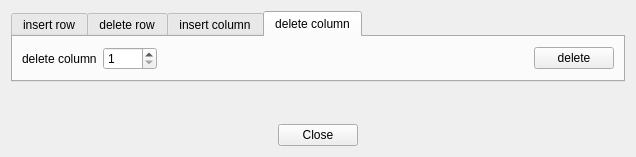
<?xml version="1.0" encoding="UTF-8"?>
<ui version="4.0">
 <class>InsertDeleteRowColumnWidget</class>
 <widget class="QDialog" name="InsertDeleteRowColumnWidget">
  <property name="geometry">
   <rect>
    <x>0</x>
    <y>0</y>
    <width>636</width>
    <height>157</height>
   </rect>
  </property>
  <property name="windowTitle">
   <string>insert/delete rows and columns</string>
  </property>
  <layout class="QVBoxLayout" name="verticalLayout_2">
   <item>
    <layout class="QVBoxLayout" name="verticalLayout">
     <item>
      <widget class="QTabWidget" name="tabWidget">
       <property name="currentIndex">
        <number>3</number>
       </property>
       <widget class="QWidget" name="tab">
        <attribute name="title">
         <string>insert row</string>
        </attribute>
        <layout class="QHBoxLayout" name="horizontalLayout_2">
         <item>
          <layout class="QHBoxLayout" name="horizontalLayout">
           <item>
            <widget class="QLabel" name="label">
             <property name="text">
              <string>insert</string>
             </property>
            </widget>
           </item>
           <item>
            <widget class="QSpinBox" name="numInsertRows">
             <property name="minimum">
              <number>1</number>
             </property>
            </widget>
           </item>
           <item>
            <widget class="QLabel" name="label_2">
             <property name="text">
              <string>rows</string>
             </property>
            </widget>
           </item>
           <item>
            <widget class="QComboBox" name="insertRowMode">
             <item>
              <property name="text">
               <string>below</string>
              </property>
             </item>
             <item>
              <property name="text">
               <string>above</string>
              </property>
             </item>
            </widget>
           </item>
           <item>
            <widget class="QLabel" name="label_3">
             <property name="text">
              <string>row</string>
             </property>
            </widget>
           </item>
           <item>
            <widget class="QSpinBox" name="insertRowPivot">
             <property name="minimum">
              <number>1</number>
             </property>
             <property name="maximum">
              <number>1000</number>
             </property>
            </widget>
           </item>
           <item>
            <spacer name="horizontalSpacer">
             <property name="orientation">
              <enum>Qt::Horizontal</enum>
             </property>
             <property name="sizeHint" stdset="0">
              <size>
               <width>40</width>
               <height>20</height>
              </size>
             </property>
            </spacer>
           </item>
           <item>
            <widget class="QPushButton" name="insertRowButton">
             <property name="text">
              <string>insert</string>
             </property>
            </widget>
           </item>
          </layout>
         </item>
        </layout>
       </widget>
       <widget class="QWidget" name="tab_2">
        <attribute name="title">
         <string>delete row</string>
        </attribute>
        <layout class="QHBoxLayout" name="horizontalLayout_7">
         <item>
          <layout class="QHBoxLayout" name="horizontalLayout_5">
           <item>
            <widget class="QLabel" name="label_7">
             <property name="text">
              <string>delete row</string>
             </property>
            </widget>
           </item>
           <item>
            <widget class="QSpinBox" name="deleteRowID">
             <property name="minimum">
              <number>1</number>
             </property>
             <property name="maximum">
              <number>1000</number>
             </property>
            </widget>
           </item>
           <item>
            <spacer name="horizontalSpacer_3">
             <property name="orientation">
              <enum>Qt::Horizontal</enum>
             </property>
             <property name="sizeHint" stdset="0">
              <size>
               <width>40</width>
               <height>20</height>
              </size>
             </property>
            </spacer>
           </item>
           <item>
            <widget class="QPushButton" name="deleteRowButton">
             <property name="text">
              <string>delete</string>
             </property>
            </widget>
           </item>
          </layout>
         </item>
        </layout>
       </widget>
       <widget class="QWidget" name="tab_3">
        <attribute name="title">
         <string>insert column</string>
        </attribute>
        <layout class="QHBoxLayout" name="horizontalLayout_4">
         <item>
          <layout class="QHBoxLayout" name="horizontalLayout_3">
           <item>
            <widget class="QLabel" name="label_4">
             <property name="text">
              <string>insert</string>
             </property>
            </widget>
           </item>
           <item>
            <widget class="QSpinBox" name="numInsertColumns">
             <property name="minimum">
              <number>1</number>
             </property>
            </widget>
           </item>
           <item>
            <widget class="QLabel" name="label_5">
             <property name="text">
              <string>columns</string>
             </property>
            </widget>
           </item>
           <item>
            <widget class="QComboBox" name="insertColumnMode">
             <item>
              <property name="text">
               <string>left of</string>
              </property>
             </item>
             <item>
              <property name="text">
               <string>right of</string>
              </property>
             </item>
            </widget>
           </item>
           <item>
            <widget class="QLabel" name="label_6">
             <property name="text">
              <string>column</string>
             </property>
            </widget>
           </item>
           <item>
            <widget class="QSpinBox" name="insertColumnPivot">
             <property name="minimum">
              <number>1</number>
             </property>
             <property name="maximum">
              <number>1000</number>
             </property>
            </widget>
           </item>
           <item>
            <spacer name="horizontalSpacer_2">
             <property name="orientation">
              <enum>Qt::Horizontal</enum>
             </property>
             <property name="sizeHint" stdset="0">
              <size>
               <width>40</width>
               <height>20</height>
              </size>
             </property>
            </spacer>
           </item>
           <item>
            <widget class="QPushButton" name="insertColumnButton">
             <property name="text">
              <string>insert</string>
             </property>
            </widget>
           </item>
          </layout>
         </item>
        </layout>
       </widget>
       <widget class="QWidget" name="tab_4">
        <attribute name="title">
         <string>delete column</string>
        </attribute>
        <layout class="QHBoxLayout" name="horizontalLayout_8">
         <item>
          <layout class="QHBoxLayout" name="horizontalLayout_6">
           <item>
            <widget class="QLabel" name="label_8">
             <property name="text">
              <string>delete column</string>
             </property>
            </widget>
           </item>
           <item>
            <widget class="QSpinBox" name="deleteColumnID">
             <property name="minimum">
              <number>1</number>
             </property>
             <property name="maximum">
              <number>1000</number>
             </property>
            </widget>
           </item>
           <item>
            <spacer name="horizontalSpacer_4">
             <property name="orientation">
              <enum>Qt::Horizontal</enum>
             </property>
             <property name="sizeHint" stdset="0">
              <size>
               <width>40</width>
               <height>20</height>
              </size>
             </property>
            </spacer>
           </item>
           <item>
            <widget class="QPushButton" name="deleteColumnButton">
             <property name="text">
              <string>delete</string>
             </property>
            </widget>
           </item>
          </layout>
         </item>
        </layout>
       </widget>
      </widget>
     </item>
     <item>
      <spacer name="verticalSpacer">
       <property name="orientation">
        <enum>Qt::Vertical</enum>
       </property>
       <property name="sizeHint" stdset="0">
        <size>
         <width>20</width>
         <height>40</height>
        </size>
       </property>
      </spacer>
     </item>
     <item>
      <layout class="QHBoxLayout" name="horizontalLayout_9">
       <item>
        <spacer name="horizontalSpacer_5">
         <property name="orientation">
          <enum>Qt::Horizontal</enum>
         </property>
         <property name="sizeHint" stdset="0">
          <size>
           <width>40</width>
           <height>20</height>
          </size>
         </property>
        </spacer>
       </item>
       <item>
        <widget class="QPushButton" name="closeButton">
         <property name="text">
          <string>Close</string>
         </property>
        </widget>
       </item>
       <item>
        <spacer name="horizontalSpacer_6">
         <property name="orientation">
          <enum>Qt::Horizontal</enum>
         </property>
         <property name="sizeHint" stdset="0">
          <size>
           <width>40</width>
           <height>20</height>
          </size>
         </property>
        </spacer>
       </item>
      </layout>
     </item>
    </layout>
   </item>
  </layout>
 </widget>
 <resources/>
 <connections/>
</ui>
